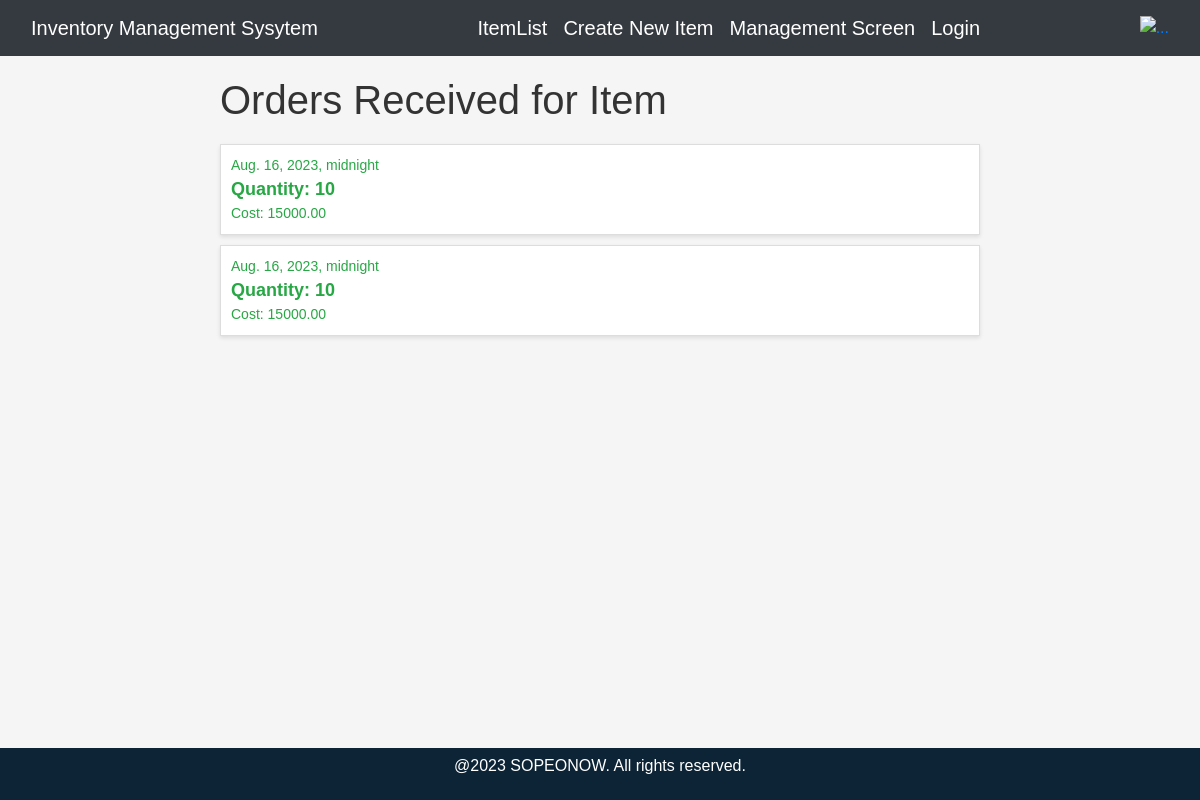
The app's page /IMS/ordersReceived/1/, older data.
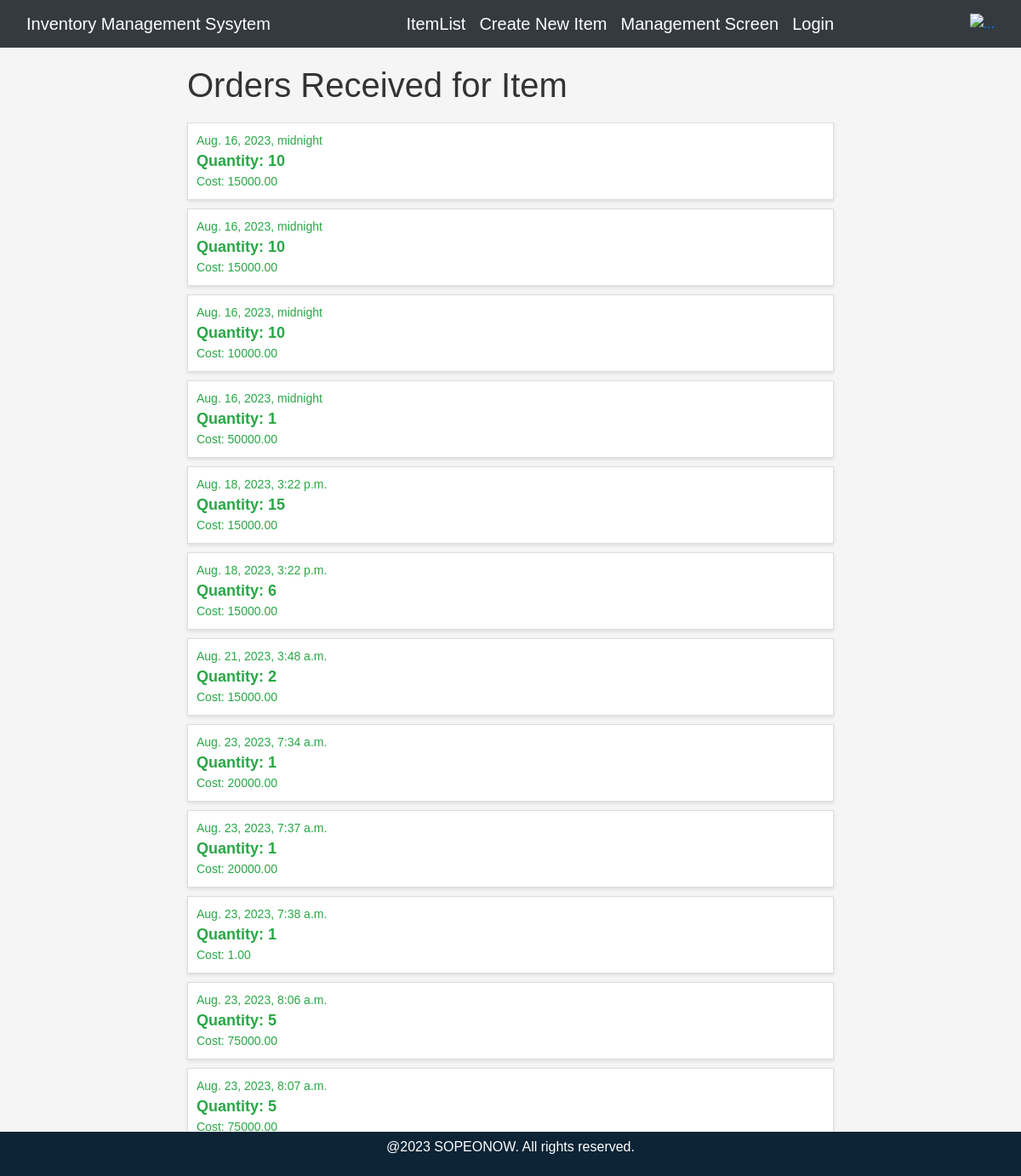
The same page, newer data.
### IMS/models.py (models this page shows, shortened)
class Orders(models.Model):
    id = models.AutoField(primary_key=True)
    name = models.CharField(max_length=100)
    item = models.ForeignKey(Inventory, on_delete=models.CASCADE)
    quantity = models.PositiveIntegerField()
    cost = models.DecimalField(max_digits=10, decimal_places=2)
    orderdttm = models.DateTimeField()
    is_received = models.BooleanField(default=False)
    is_cancel = models.BooleanField(default=False)

### IMS/views.py (the view)
# urls.py: path('ordersReceived/<int:item_id>/',views.ordersReceived, name = "ordersReceived"),
def ordersReceived(request, item_id):
    orders_received = Orders.objects.filter(item_id=item_id, is_received=True)
    context = {'orders': orders_received,'context': "Received"}
    return render(request, 'orders/index.html', context)

### IMS/templates/orders/index.html (shortened to what this page needs)
{% extends 'main/ss.html'%}
{% block body %}
    <div class="container">
        <h1>Orders {{ context }} for Item</h1>
        <ul>
            {% for order in orders %}
            <li>
            <a href = "{% url 'ordersDetails' order.id %}">
                {% if order.is_received == True %}
                    <div class="order-details">
                        <div class="order-date text-success">{{ order.orderdttm }}</div>
                        <div class="order-quantity text-success">Quantity: {{ order.quantity }}</div>
                        <div class="order-cost text-success">Cost: {{ order.cost }}</div>
                    </div>
                {% elif order.is_cancel == True %}
                    <div class="order-details">
                        <div class="order-date text-danger">{{ order.orderdttm }}</div>
                        <div class="order-quantity text-danger">Quantity: {{ order.quantity }}</div>
                        <div class="order-cost text-danger">Cost: {{ order.cost }}</div>
                    </div>
                {% else %}
                    <div class="order-details">
                        <div class="order-date text-secondary">{{ order.orderdttm }}</div>
                        <div class="order-quantity text-secondary">Quantity: {{ order.quantity }}</div>
                        <div class="order-cost text-secondary">Cost: {{ order.cost }}</div>
                    </div>
                {% endif %}
            </a>
            </li>
            {% endfor %}
        </ul>
    </div>
{% endblock %}

Row changes from the older to the newer data that the page shows:
added Orders: orderdttm "Aug. 16, 2023, midnight", quantity "10", cost "10000.00"
added Orders: orderdttm "Aug. 16, 2023, midnight", quantity "1", cost "50000.00"
added Orders: orderdttm "Aug. 18, 2023, 3:22 p.m.", quantity "15", cost "15000.00"
added Orders: orderdttm "Aug. 18, 2023, 3:22 p.m.", quantity "6", cost "15000.00"
added Orders: orderdttm "Aug. 21, 2023, 3:48 a.m.", quantity "2", cost "15000.00"
added Orders: orderdttm "Aug. 23, 2023, 7:34 a.m.", quantity "1", cost "20000.00"
added Orders: orderdttm "Aug. 23, 2023, 7:37 a.m.", quantity "1", cost "20000.00"
added Orders: orderdttm "Aug. 23, 2023, 7:38 a.m.", quantity "1", cost "1.00"
added Orders: orderdttm "Aug. 23, 2023, 8:06 a.m.", quantity "5", cost "75000.00"
added Orders: orderdttm "Aug. 23, 2023, 8:07 a.m.", quantity "5", cost "75000.00"
